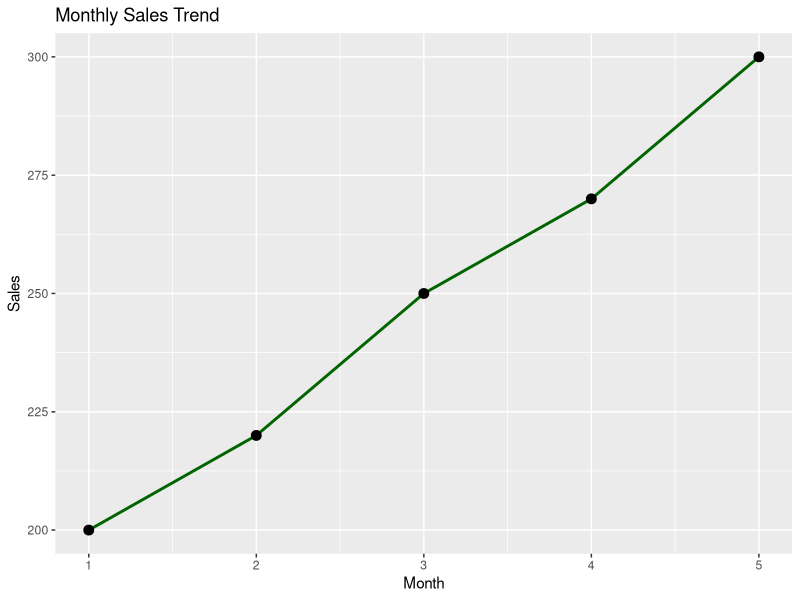

Write R code to recreate this figure.
library(ggplot2)

# Sample dataset
months <- 1:5
sales  <- c(200, 220, 250, 270, 300)

data <- data.frame(months, sales)

# Basic line chart
ggplot(data, aes(x = months, y = sales)) +
  geom_line(color = "darkgreen", size = 1) +
  geom_point(color = "black", size = 3) +
  labs(title = "Monthly Sales Trend", x = "Month", y = "Sales")
